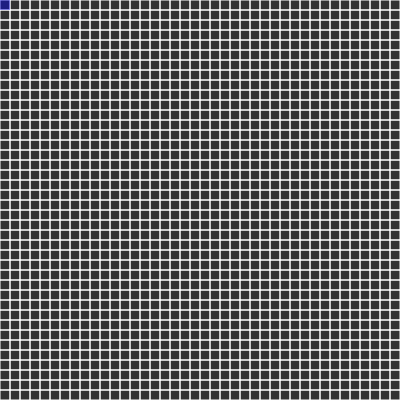
Frame 1 (no input)
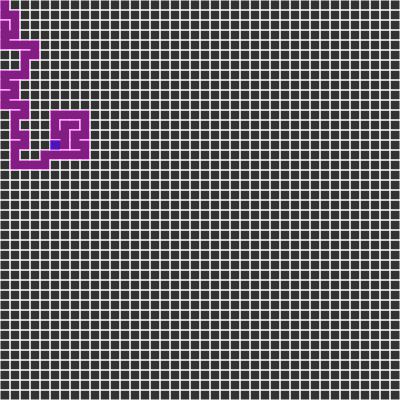
Frame 60 (no input)
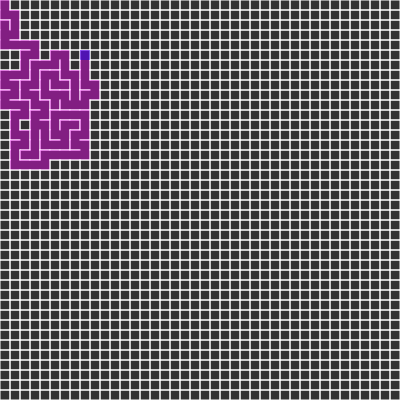
Frame 120 (the mouse pressed at the canvas centre since frame 60)

The p5.js sketch that drew these frames (run headless with seeded random() and noise() and a simulated clock; from frame 60 on, the mouse is pressed at the canvas centre):

// p5.js sketch
// ── sketch.js
let cols, rows;
let w = 10;
let grid = [];
let current;
let stack = [];

function setup() {
  createCanvas(400, 400);
  cols = floor(width / w);
  rows = floor(height / w);
 // frameRate(5);
  
  for(var j = 0; j < rows; j++){
    for(var i = 0; i < cols; i++){
      let cell = new Cell(i, j);
      grid.push(cell);  
    }
  }

  current = grid[0];
}

function index(i,j){
if (i< 0 || j<0 || i> cols-1 || j> rows-1){
  return -1;
}

  return i + j * cols;
}


function removeWalls(a, b){
  let x = a.i - b.i;
  let y = a.j - b.j;
  if(x==1){
    a.walls[3] = false;
    b.walls[1] = false;
  }else if(x==-1){
    a.walls[1] = false;
    b.walls[3] = false; 
  }
  
  if(y==1){
    a.walls[0] = false;
    b.walls[2] = false;
  }else if(y==-1){
    a.walls[2] = false;
    b.walls[0] = false; 
  }
  
}


function draw() {
  background(50);
  for(let i = 0; i < grid.length; i++){
    grid[i].show();
  }

  current.visited = true;
  current.highlight();
  
  //step 1
  let next = current.checkNeighbors();
  if(next){
    next.visited = true;
    //step 2
    stack.push(current);
    //step 3
    removeWalls(current, next);
    //step 4
    current = next;
  }else if(stack.length>0){
    current = stack.pop();
  }
}
// ── Cell.js
class Cell{
  
  constructor(i, j){
    this.i = i;
    this.j = j;
    this.walls = [true, true, true, true]; //top right bottom left
    this.visited = false;
  }
  
  checkNeighbors(){
    var neighbors = [];
    let top = grid[index(this.i, this.j-1)];
    let right = grid[index(this.i+1, this.j)];    
    let bottom = grid[index(this.i,this.j+1)];
    let left = grid[index(this.i-1, this.j)];

    if(top && !top.visited){
        neighbors.push(top);
    }
    if(right && !right.visited){
        neighbors.push(right);
    }
    if(bottom && !bottom.visited){
        neighbors.push(bottom);
    }
    if(left && !left.visited){
        neighbors.push(left);
    }

    if(neighbors.length>0){
        let r = floor(random(neighbors.length))
        return neighbors[r];       
    }else{
        return undefined;
    }
    

  }

  highlight(){
    var x = this.i * w;
    var y = this.j * w; 
    noStroke();
    fill(0, 0, 255, 100);
    rect(x, y, w, w);
  }

  show(){
    var x = this.i * w;
    var y = this.j * w;
    stroke(255);
    // noFill();
    // rect(x,y,w,w);
    //top
    if(this.walls[0]){line(x, y, x+w, y);}
    //right
    if(this.walls[1]){line(x+w, y, x+w, y+w);}
    //bottom
    if(this.walls[2]){line(x+w, y+w, x, y+w);}
    //left
    if(this.walls[3]){line(x, y+w, x, y);}

    if(this.visited){
        noStroke();
        fill(255, 0, 255, 100);
        rect(x, y, w, w)
    }
  }

}
